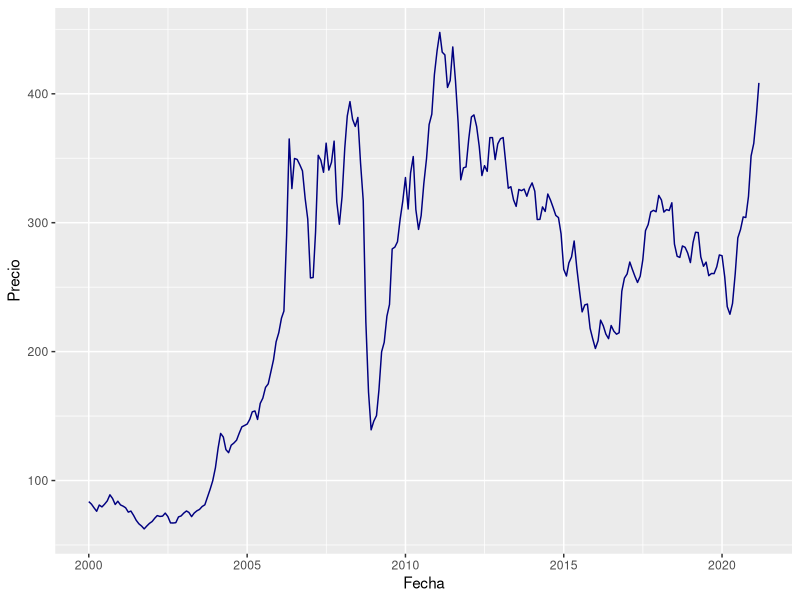
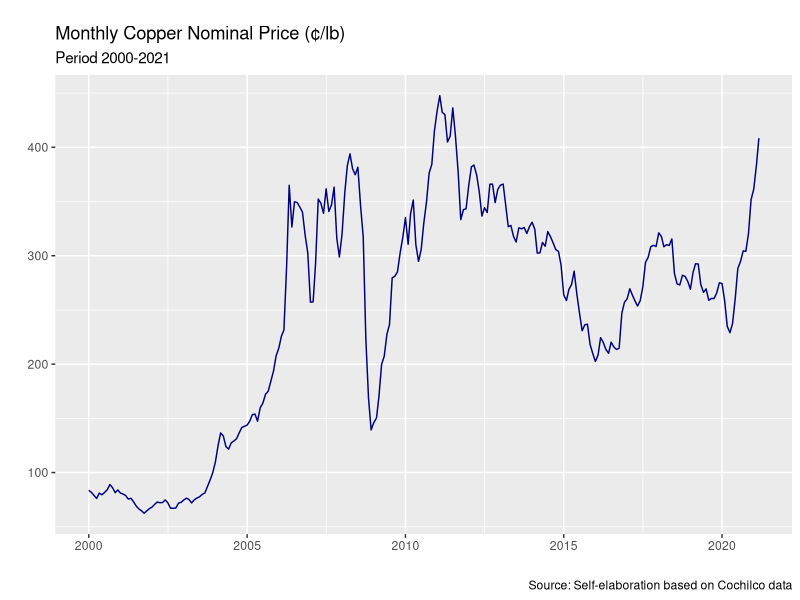
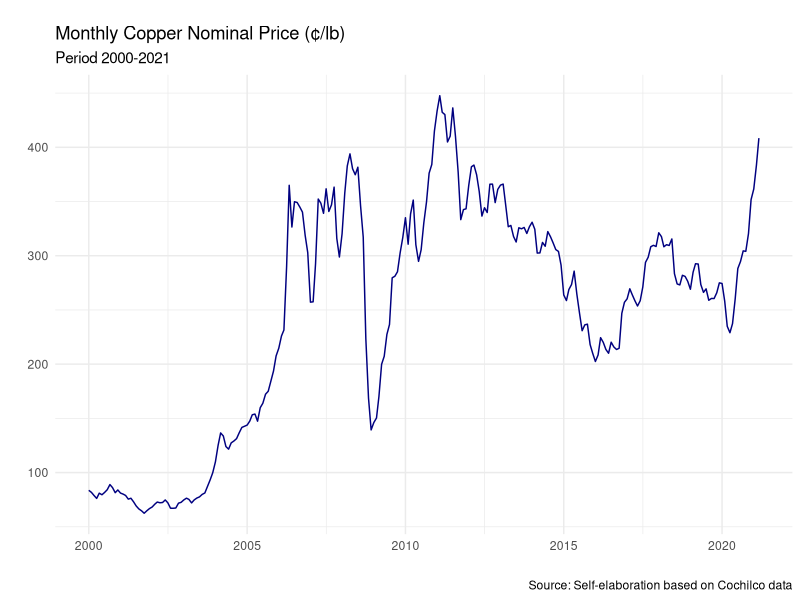
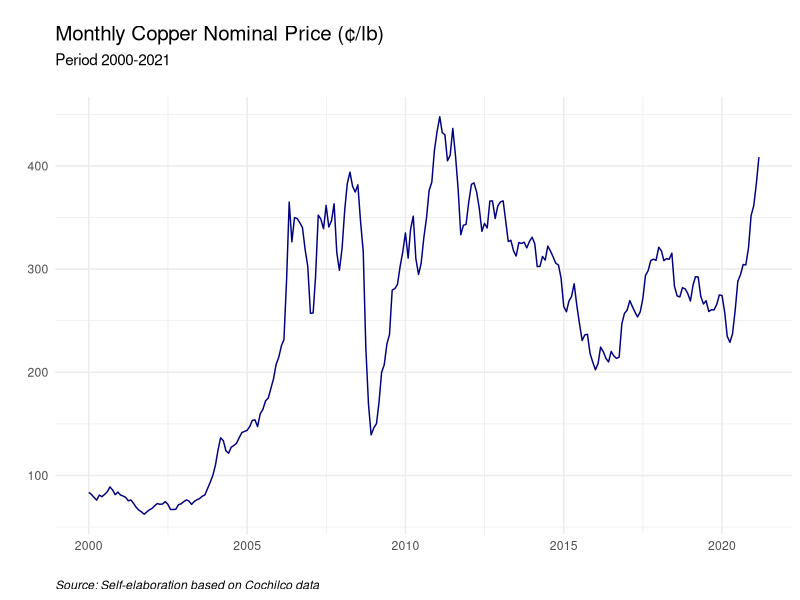
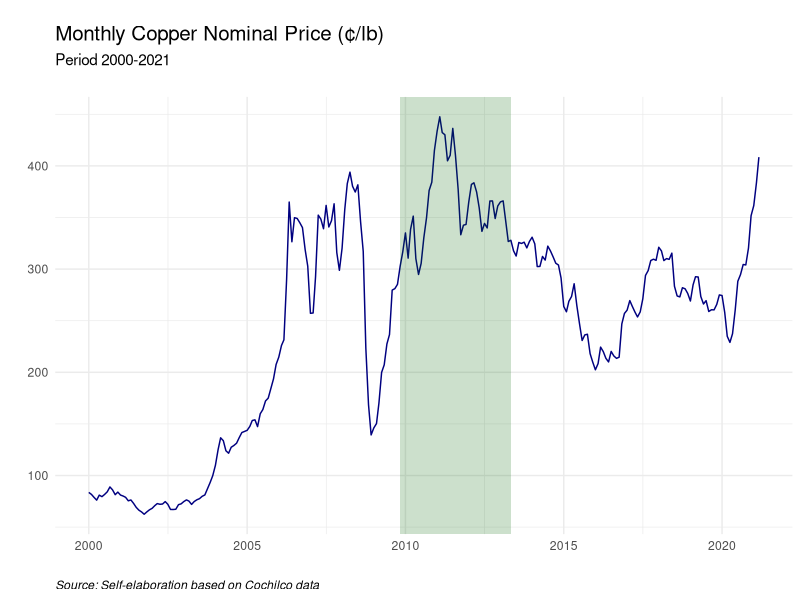
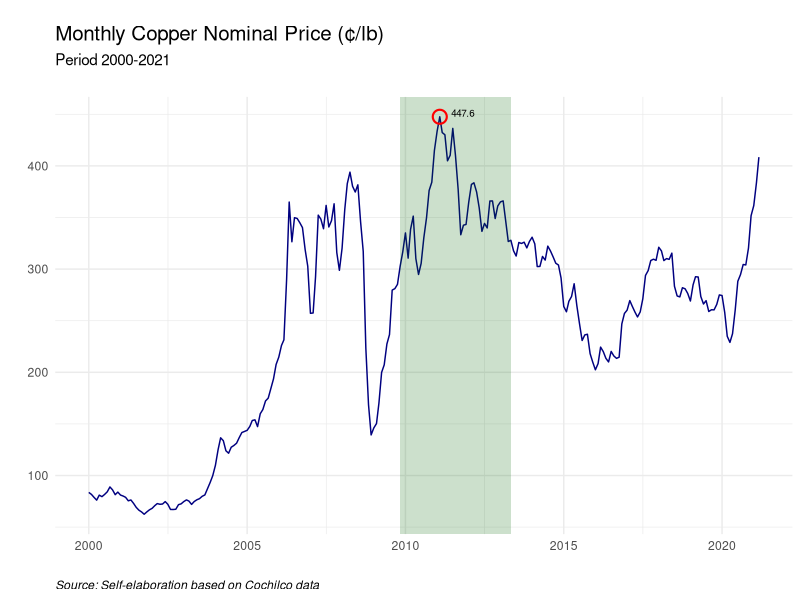
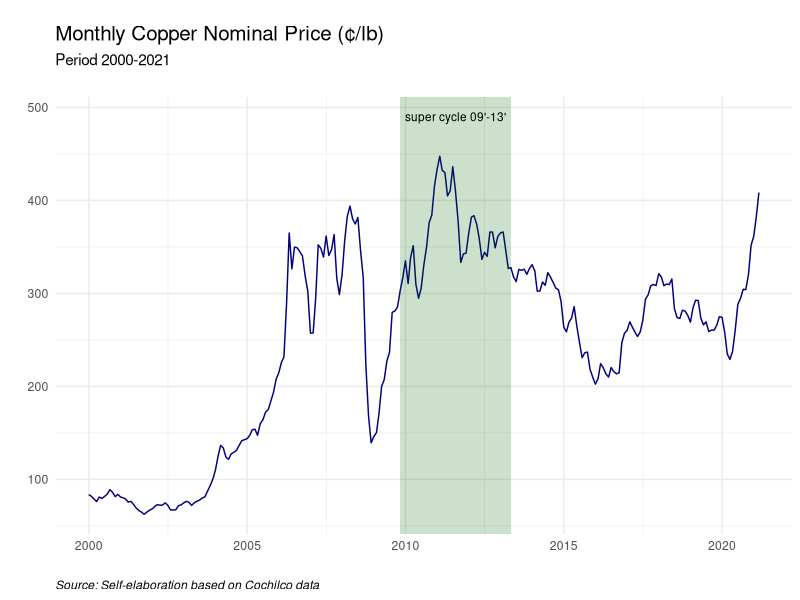
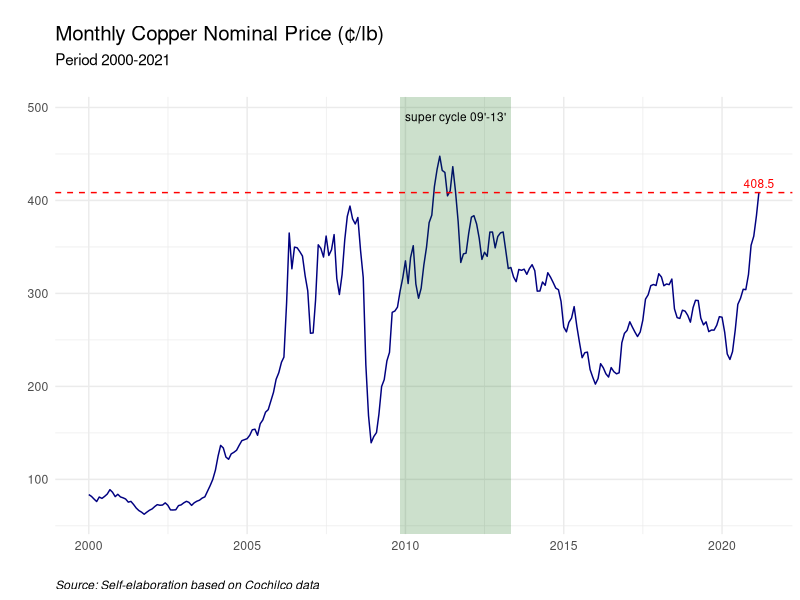

Write the R code that produced these figures, in order. (Note: this script raises an error after producing the figures.)
## ---- chunk 1
knitr::opts_chunk$set(echo = FALSE)
## ---- chunk 2
library(readxl)
library(ggplot2)
library(tidyverse)
library(Cairo)

## ---- chunk 3
setwd("~/Todo R/My Blog/_posts/2021-04-08-evolucin-del-precio-del-cobre")
## ---- chunk 4
df <- read_excel("datos.xlsx")

names(df)[1] <- "Fecha"
names(df)[2] <- "Precio"

df$Fecha <- as.Date(df$Fecha)

## ---- chunk 5
graph <- ggplot(data = df, aes(Fecha, Precio)) +
  geom_line(colour = "navy")
graph
## ---- chunk 6
graph <- graph + labs(title = "Monthly Copper Nominal Price (¢/lb)",
                     subtitle = "Period 2000-2021",
       caption = "Source: Self-elaboration based on Cochilco data",
       tag = "",
       x = "",
       y = "")
graph
## ---- chunk 7
graph <- graph + theme_minimal()
graph
## ---- chunk 8
graph <- graph +
  theme(plot.title = element_text(size = rel(1.35)),
        plot.subtitle = element_text(size = rel(1), margin=margin(0,0,20,0)),
        plot.caption = element_text(hjust = 0, face= "italic"))
graph
## ---- chunk 9
graph <- graph +
  annotate("rect", fill = "darkgreen", alpha = 0.2,
           xmin = as.Date("2009-11-01"), xmax = as.Date("2013-05-01"),
           ymin = -Inf, ymax = Inf)
graph
## ---- chunk 10
pmax <- df %>% #maximum price
  slice(which.max(Precio))

graph2 <- graph +
  geom_point(data = pmax, aes(x = Fecha, y = Precio), col = "red",
             shape = 21, fill = NA, size = 4, stroke = 1.1) +
  geom_text(data = pmax, aes(x = Fecha, y = Precio,
                label = sprintf("%0.1f", round(Precio, digits = 3))),
            size = 2.5, vjust = 0, hjust = -0.5)
graph2
## ---- chunk 11
graph <- graph + 
  annotate(geom="text",x=as.Date("2011-08-01"),
           y=490, label="super cycle 09'-13'", fontface="plain", size=3)
graph
## ---- chunk 12
plast <- df %>% #most recent price
  slice(which.max(Fecha))

graph <- graph +
  geom_hline(yintercept = tail(df$Precio, n=1), linetype="dashed",
             color = "red", size = .5) +
  geom_text(data = plast,
            aes(x = Fecha, y = Precio,
                label = sprintf("%0.1f", round(Precio, digits = 3))), size = 3,
            vjust = -.5, hjust = .5, col = "red")

## ---- chunk 13
ggsave(graph, filename = "plot.png", type = 'cairo', dpi = 300,
 width = 18, height = 13.5, units = "cm")

knitr::include_graphics("plot.png")

## ---- chunk 14

plast <- df %>% #most recent price
  slice(which.max(Fecha))

ggplot(data = df, aes(Fecha, Precio)) +
  geom_line(colour = "navy")+ 
  labs(title = "Monthly Copper Nominal Price (¢/lb)",
                      subtitle = "Period 2000-2021",
                      caption = "Source: Self-elaboration based on Cochilco data",
                      tag = "",
                      x = "",
                      y = "") + 
  theme_minimal() +
  theme(plot.title = element_text(size = rel(1.35)),
        plot.subtitle = element_text(size = rel(1), margin=margin(0,0,20,0)),
        plot.caption = element_text(hjust = 0, face= "italic")) +
  annotate("rect", fill = "darkgreen", alpha = 0.2,
           xmin = as.Date("2009-11-01"), xmax = as.Date("2013-05-01"),
           ymin = -Inf, ymax = Inf) +
  annotate(geom="text",x=as.Date("2011-08-01"),
           y=490, label="superciclo 09'-13'", fontface="plain", size=3) +
  geom_hline(yintercept = tail(df$Precio, n=1), linetype="dashed",
             color = "red", size = .5) +
  geom_text(data = plast,
            aes(x = Fecha, y = Precio,
                label = sprintf("%0.1f", round(Precio, digits = 3))), size = 3,
            vjust = -.5, hjust = .5, col = "red")
